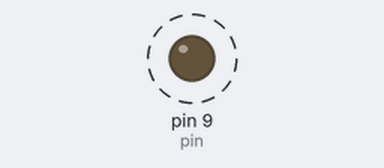
This sketch was run on a simulated Arduino Uno, built with avr-gcc and run on an emulated ATmega328P. On the bench: output pins drawn as LEDs (lit = HIGH). Dashed ring = blinking.

Above: at 0.05 s.
Timing chart, 0 to 4.7 s (numbered marks = the images above):
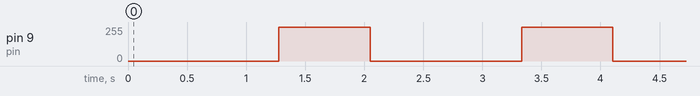

Measured:
- by itself, pin 9 (pin): alternates 255/255 for 0.77 s and 0/255 for 1.3 s

The sketch:

sketch_sep23b.ino
```cpp
int pin=9;

void setup() {
  // put your setup code here, to run once:
pinMode(pin,OUTPUT);
}

void loop() {
  // put your main code here, to run repeatedly:
for(int i=0;i<=255;i++)
{
analogWrite(pin,i);
delay(1500/255);
}
for(int j=255;j>=0;j--)
{analogWrite(pin,j);
delay(1000/255);
}
}
```
